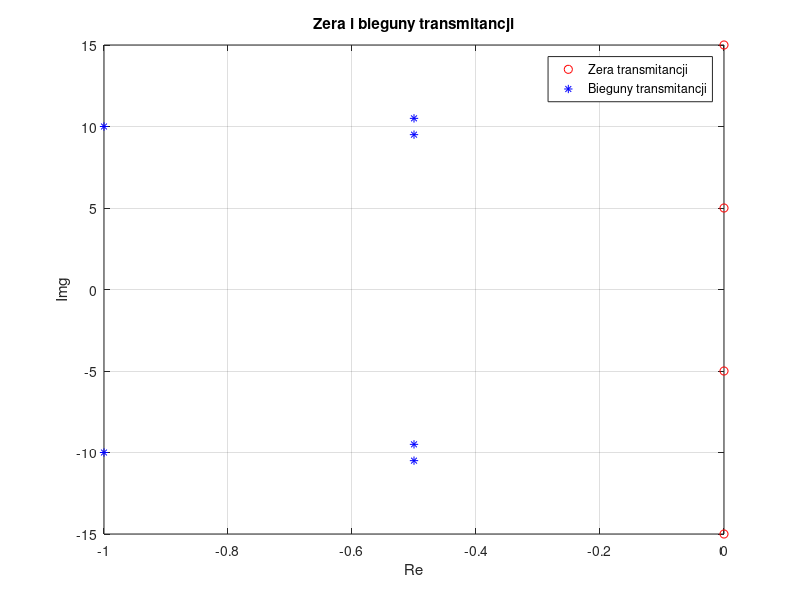
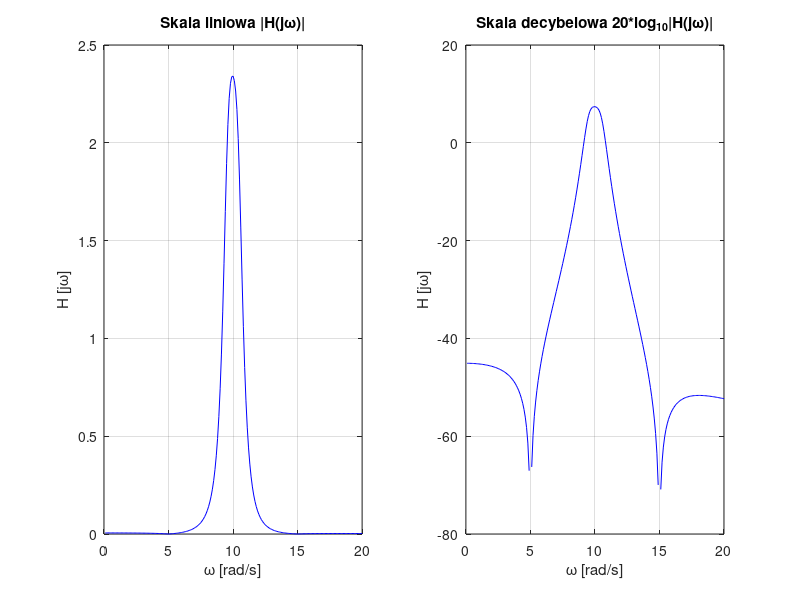
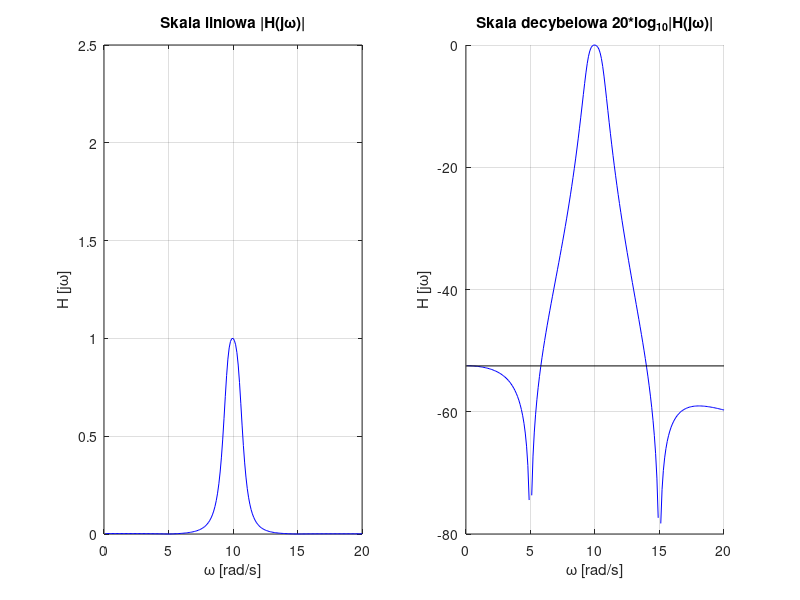
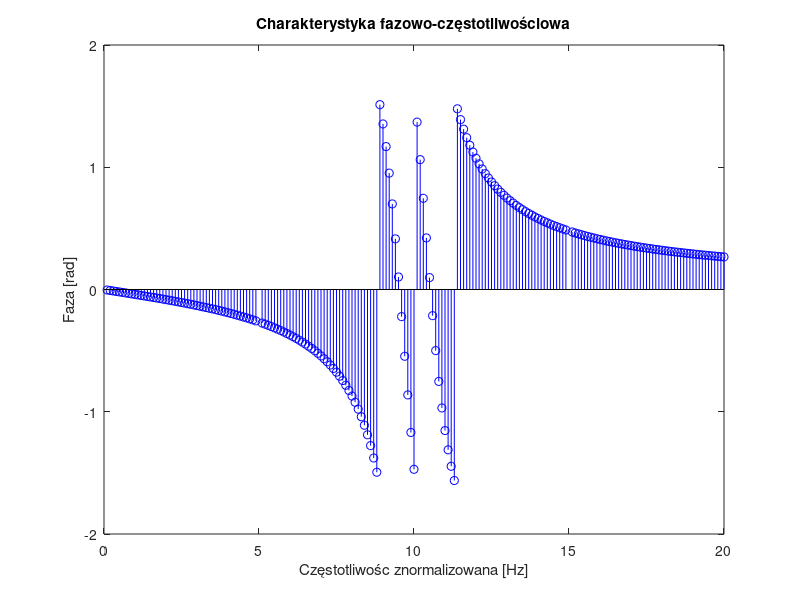

These charts were generated, in order, by the following MATLAB code:
clear all; close all;

% Zera i bieguny transmitancji

z = [-j*5 j*5 -j*15 j*15];
p = [-0.5-j*9.5 -0.5+j*9.5 -1+j*10 -1-j*10 -0.5+j*10.5 -0.5-j*10.5];

% Zespolona zmienna transformacji Laplace'a
% dla s=jw przechodzi w transformację Fouriera:

w = 0.1:0.1:20;

% Zapisz transmitancję (1) wykorzystując powyższe parametry.
bm = poly(z); %poly() zapis wielomianów zdefiniowanych przez zera
an = poly(p);

% Przedstaw zera i bieguny na płaszczyźnie zespolonej.
figure('Name', 'Zera i bieguny');
plot(real(z),imag(z),'ro',real(p),imag(p),'b*');
title('Zera i bieguny transmitancji');
legend('Zera transmitancji','Bieguny transmitancji');
xlabel('Re'); ylabel('Img'); grid;

%%%%%%%%%%%%%%%%%%%%%%%%%%%%%%%%%%%%%%%%%%%%%%%%%%%%%%%%%%%%%%%%%%%%

H    = polyval(bm, j*w)./polyval(an, j*w);
Hlog = 20*log10(abs(H));

% W skali liniowej
figure('Name', 'Charakterystyka amplitudowo-częstotliwościowa');
subplot(1,2,1);
plot(w, abs(H),'b');
title('Skala liniowa |H(j\omega)|');
xlabel('\omega [rad/s]'); ylabel('H [j\omega]'); grid;

% W skali decybelowej
subplot(1,2,2);
plot(w, Hlog,'b');         % skala logarytmiczna
title('Skala decybelowa 20*log_{10}|H(j\omega)|');
xlabel('\omega [rad/s]'); ylabel('H [j\omega]'); grid;
 
%%%%%%%%%%%%%%%%%%%%%%%%%%%%%%%%%%%%%%%%%%%%%%%%%%%%%%%%%%%%%%%%%%%%

H2    = H./max(H);
Hlog2 = 20*log10(abs(H2));

% W skali liniowej modyfikacja
figure('Name', 'Charakterystyka amplitudowo-częstotliwościowa - modyfikacja');
subplot(1,2,1);
plot(w, abs(H2),'b');
title('Skala liniowa |H(j\omega)|');
xlabel('\omega [rad/s]'); ylabel('H [j\omega]'); ylim([0 2.5]); grid;


% W skali decybelowej modyfikacja
subplot(1,2,2);
hold on;
plot(w, Hlog2,'b');
title('Skala decybelowa 20*log_{10}|H(j\omega)|');
plot([0, 20], [-52.5 -52.5],'k');
xlabel('\omega [rad/s]'); ylabel('H [j\omega]'); grid; hold off;

%%%%%%%%%%%%%%%%%%%%%%%%%%%%%%%%%%%%%%%%%%%%%%%%%%%%%%%%%%%%%%%%%%%%

H3 = polyval(bm, j*w)./polyval(an, j*w);
Hp = atan(imag(H3)./real(H3));  % atan - Inverse tangent in radians

figure('Name','Charakterystyka fazowo-częstotliwościowa');
stem(w, Hp,'b') 
title('Charakterystyka fazowo-częstotliwościowa');
xlabel('Częstotliwośc znormalizowana [Hz]'); ylabel('Faza [rad]');

figure('Name','Faza H');
plot(phasez(H),'b');           % phazes - Phase response of digital filter
title('Faza H');
